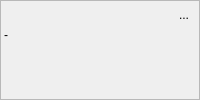
        <widget class="QFrame" name="frame">
         <property name="frameShape">
          <enum>QFrame::StyledPanel</enum>
         </property>
         <property name="frameShadow">
          <enum>QFrame::Raised</enum>
         </property>
         <layout class="QVBoxLayout" name="verticalLayout_7">
          <property name="spacing">
           <number>3</number>
          </property>
          <property name="leftMargin">
           <number>3</number>
          </property>
          <property name="topMargin">
           <number>3</number>
          </property>
          <property name="rightMargin">
           <number>3</number>
          </property>
          <property name="bottomMargin">
           <number>3</number>
          </property>
          <item>
           <layout class="QHBoxLayout" name="horizontalLayout_8">
            <item>
             <widget class="CLineEdit" name="lineName">
              <property name="sizePolicy">
               <sizepolicy hsizetype="Minimum" vsizetype="Fixed">
                <horstretch>0</horstretch>
                <verstretch>0</verstretch>
               </sizepolicy>
              </property>
              <property name="palette">
               <palette>
                <active>
                 <colorrole role="Base">
                  <brush brushstyle="SolidPattern">
                   <color alpha="0">
                    <red>0</red>
                    <green>0</green>
                    <blue>0</blue>
                   </color>
                  </brush>
                 </colorrole>
                 <colorrole role="Window">
                  <brush brushstyle="SolidPattern">
                   <color alpha="0">
                    <red>0</red>
                    <green>0</green>
                    <blue>0</blue>
                   </color>
                  </brush>
                 </colorrole>
                </active>
                <inactive>
                 <colorrole role="Base">
                  <brush brushstyle="SolidPattern">
                   <color alpha="0">
                    <red>0</red>
                    <green>0</green>
                    <blue>0</blue>
                   </color>
                  </brush>
                 </colorrole>
                 <colorrole role="Window">
                  <brush brushstyle="SolidPattern">
                   <color alpha="0">
                    <red>0</red>
                    <green>0</green>
                    <blue>0</blue>
                   </color>
                  </brush>
                 </colorrole>
                </inactive>
                <disabled>
                 <colorrole role="Base">
                  <brush brushstyle="SolidPattern">
                   <color alpha="0">
                    <red>0</red>
                    <green>0</green>
                    <blue>0</blue>
                   </color>
                  </brush>
                 </colorrole>
                 <colorrole role="Window">
                  <brush brushstyle="SolidPattern">
                   <color alpha="0">
                    <red>0</red>
                    <green>0</green>
                    <blue>0</blue>
                   </color>
                  </brush>
                 </colorrole>
                </disabled>
               </palette>
              </property>
              <property name="font">
               <font>
                <weight>75</weight>
                <bold>true</bold>
               </font>
              </property>
              <property name="focusPolicy">
               <enum>Qt::ClickFocus</enum>
              </property>
              <property name="frame">
               <bool>false</bool>
              </property>
             </widget>
            </item>
            <item>
             <widget class="QLabel" name="labelTainted">
              <property name="sizePolicy">
               <sizepolicy hsizetype="Maximum" vsizetype="Preferred">
                <horstretch>0</horstretch>
                <verstretch>0</verstretch>
               </sizepolicy>
              </property>
              <property name="maximumSize">
               <size>
                <width>25</width>
                <height>25</height>
               </size>
              </property>
              <property name="toolTip">
               <string>&lt;html&gt;&lt;head/&gt;&lt;body&gt;&lt;p&gt;The waypoint was imported to QMapShack and was changed. It does not show the original data anymore. Please see history for changes. &lt;/p&gt;&lt;/body&gt;&lt;/html&gt;</string>
              </property>
              <property name="text">
               <string/>
              </property>
              <property name="pixmap">
               <pixmap resource="../../resources.qrc">:/icons/32x32/Tainted.png</pixmap>
              </property>
              <property name="scaledContents">
               <bool>true</bool>
              </property>
             </widget>
            </item>
            <item>
             <widget class="QToolButton" name="toolLock">
              <property name="sizePolicy">
               <sizepolicy hsizetype="Maximum" vsizetype="Fixed">
                <horstretch>0</horstretch>
                <verstretch>0</verstretch>
               </sizepolicy>
              </property>
              <property name="toolTip">
               <string>Toggle read only mode. You have to open the lock to edit the item.</string>
              </property>
              <property name="text">
               <string>...</string>
              </property>
              <property name="icon">
               <iconset resource="../../resources.qrc">
                <normaloff>:/icons/32x32/UnLock.png</normaloff>
                <normalon>:/icons/32x32/Lock.png</normalon>:/icons/32x32/UnLock.png</iconset>
              </property>
              <property name="iconSize">
               <size>
                <width>22</width>
                <height>22</height>
               </size>
              </property>
              <property name="checkable">
               <bool>true</bool>
              </property>
              <property name="autoRaise">
               <bool>true</bool>
              </property>
             </widget>
            </item>
           </layout>
          </item>
          <item>
           <widget class="QLabel" name="labelInfo">
            <property name="text">
             <string>-</string>
            </property>
            <property name="alignment">
             <set>Qt::AlignLeading|Qt::AlignLeft|Qt::AlignTop</set>
            </property>
            <property name="textInteractionFlags">
             <set>Qt::LinksAccessibleByMouse|Qt::TextSelectableByMouse</set>
            </property>
           </widget>
          </item>
          <item>
           <spacer name="verticalSpacer">
            <property name="orientation">
             <enum>Qt::Vertical</enum>
            </property>
            <property name="sizeHint" stdset="0">
             <size>
              <width>20</width>
              <height>40</height>
             </size>
            </property>
           </spacer>
          </item>
         </layout>
        </widget>
